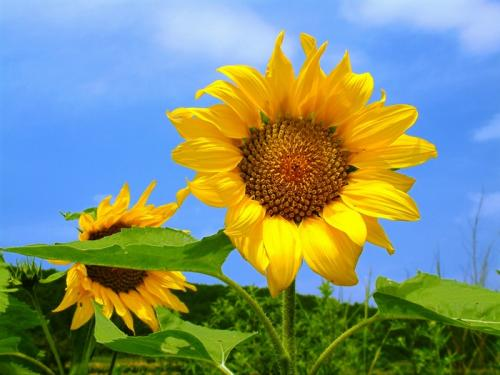
#> input picture python/basic/pillow/flower_01.jpg, 500 x 375 px
$ python 07.Image_filter_test.py
#> lines starting #> are read from the running program, lines starting #| are printed output that depends on the picture
from PIL import Image, ImageFilter

image = Image.open('flower_01.jpg')
#> image is the input picture: PIL image 500x375 RGB; mean R, G, B 126.1, 145.6, 122.1
# image.thumbnail((200, 1000))
w, h = image.size
#> w = 500; h = 375
print(image.size)
#| (500, 375)
out_image = Image.new('RGB', (2 * w, h))
#> out_image: PIL image 1000x375 RGB; every value is 0
out_image.paste(image, (0, 0))
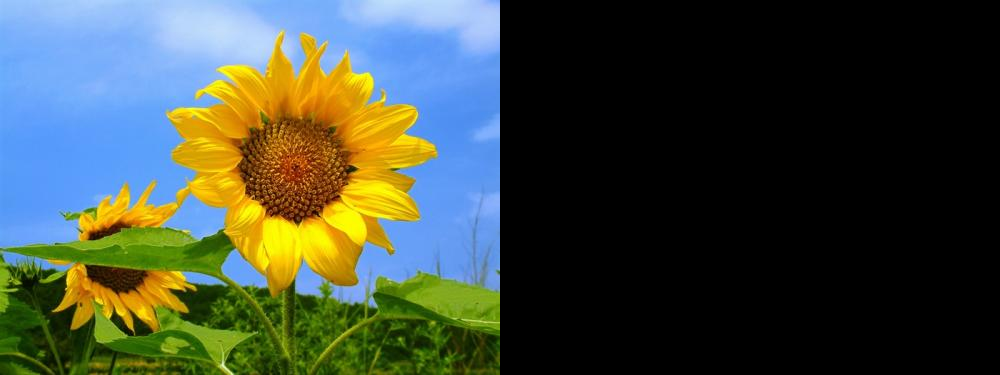
#> out_image: PIL image 1000x375 RGB; mean R, G, B 63, 72.8, 61
# [7 lines of commented-out code are left out]
filtered_image = image.filter(ImageFilter.FIND_EDGES)
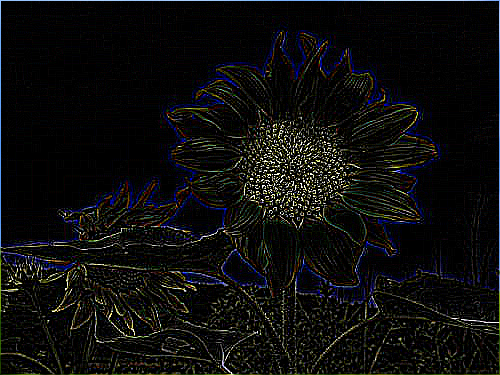
#> filtered_image: PIL image 500x375 RGB; mean R, G, B 13.8, 13.9, 13.3
# filtered_image = image.filter(ImageFilter.CONTOUR)
filtered_image = filtered_image.filter(ImageFilter.DETAIL)
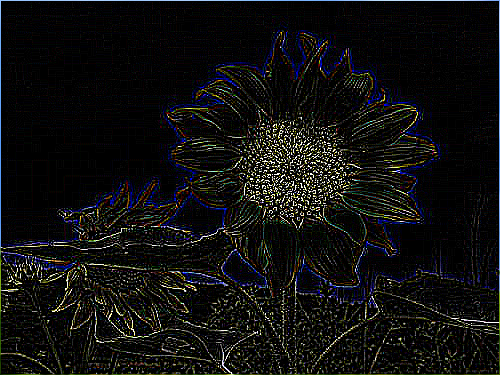
#> filtered_image: PIL image 500x375 RGB; mean R, G, B 16.3, 16.4, 15.8
# filtered_image.save('elim_filtered.jpg')
out_image.paste(filtered_image, (w, 0))
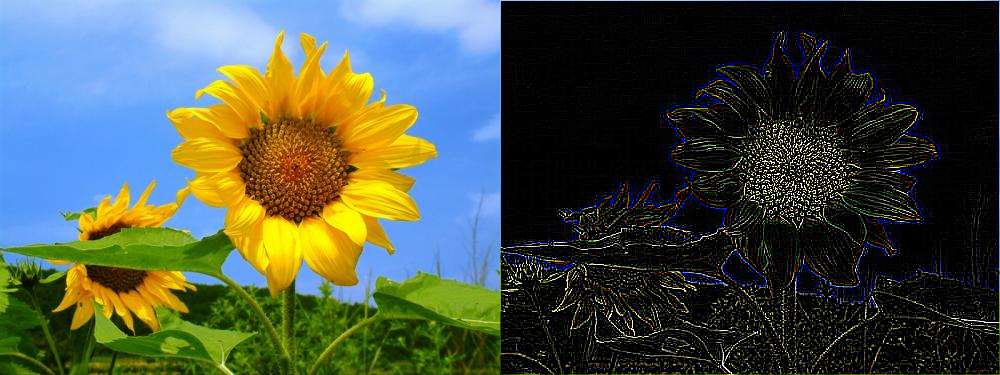
#> out_image: PIL image 1000x375 RGB; mean R, G, B 71.2, 81, 68.9
out_image.show()

$ run again, with python/basic/pillow/head.jpg copied over python/basic/pillow/flower_01.jpg
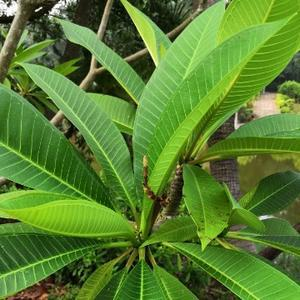
#> input picture python/basic/pillow/head.jpg, 300 x 300 px
#> image is the input picture: PIL image 300x300 RGB; mean R, G, B 88, 128.8, 48.3
#| (300, 300)
#> `filtered_image = filtered_image.filter(ImageFilter.DETAIL)`:
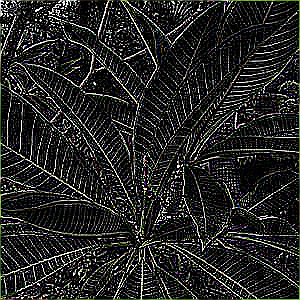
#> filtered_image: PIL image 300x300 RGB; mean R, G, B 39, 39.4, 37.9
#> `out_image.paste(filtered_image, (w, 0))`:
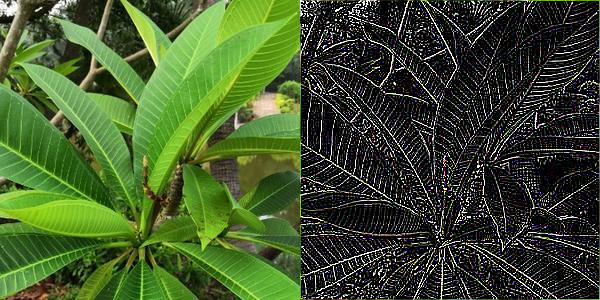
#> out_image: PIL image 600x300 RGB; mean R, G, B 63.5, 84.1, 43.1
